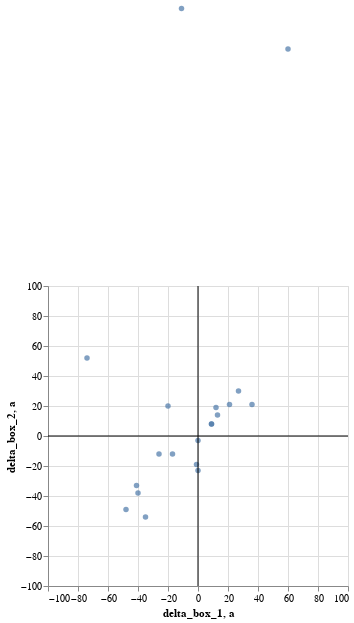

Notebook cell for this chart:
### Code cell
line_base = alt.Chart().transform_calculate(
    a = '0'
).mark_rule()
alt.Chart(stossel_df).mark_circle().encode(
    alt.X("delta_box_1:Q").scale(domain=[-100, 100]),
    alt.Y("delta_box_2:Q").scale(domain=[-100, 100])
) + line_base.encode(x='a:Q') + line_base.encode(y='a:Q')

### Figure 1 — Vega-Lite specification as saved in the notebook (floating-point values rounded to 4 significant figures)
{"config": {"view": {"continuousWidth": 300, "continuousHeight": 300}}, "layer": [{"data": {"name": "data-fd91d697a4f116ec132db7620f1d0bbb"}, "mark": {"type": "circle"}, "encoding": {"x": {"field": "delta_box_1", "scale": {"domain": [-100, 100]}, "type": "quantitative"}, "y": {"field": "delta_box_2", "scale": {"domain": [-100, 100]}, "type": "quantitative"}}}, {"data": {"name": "empty"}, "mark": {"type": "rule"}, "encoding": {"x": {"field": "a", "type": "quantitative"}}, "transform": [{"calculate": "0", "as": "a"}]}, {"data": {"name": "empty"}, "mark": {"type": "rule"}, "encoding": {"y": {"field": "a", "type": "quantitative"}}, "transform": [{"calculate": "0", "as": "a"}]}], "$schema": "https://vega.github.io/schema/vega-lite/v5.8.0.json", "datasets": {"data-fd91d697a4f116ec132db7620f1d0bbb": [{"date_time": "1/31/2023 18:45:00", "delta_box_1": null, "delta_box_2": null, "time": "2023-01-31T18:45:00"}, {"date_time": "2/1/2023 7:55", "delta_box_1": -11.0, "delta_box_2": 285.0, "time": "2023-02-01T07:55:00"}, {"date_time": "2/1/2023 16:30:00", "delta_box_1": -1.0, "delta_box_2": -19.0, "time": "2023-02-01T16:30:00"}, {"date_time": "2/2/2023 7:57:00", "delta_box_1": 34.0, "delta_box_2": null, "time": "2023-02-02T07:57:00"}, {"date_time": "2/2/2023 17:33:00", "delta_box_1": -21.0, "delta_box_2": null, "time": "2023-02-02T17:33:00"}, {"date_time": "2/2/2023 17:40:00", "delta_box_1": null, "delta_box_2": null, "time": "2023-02-02T17:40:00"}, {"date_time": "2/3/2023 7:58:00", "delta_box_1": -20.0, "delta_box_2": 20.0, "time": "2023-02-03T07:58:00"}, {"date_time": "2/3/2023 16:26:00", "delta_box_1": 0.0, "delta_box_2": -23.0, "time": "2023-02-03T16:26:00"}, {"date_time": "2/4/2023 7:55:00", "delta_box_1": 21.0, "delta_box_2": 21.0, "time": "2023-02-04T07:55:00"}, {"date_time": "2/4/2023 16:30:00", "delta_box_1": -48.0, "delta_box_2": -49.0, "time": "2023-02-04T16:30:00"}, {"date_time": "2/5/2023 8:02:00", "delta_box_1": 13.0, "delta_box_2": 14.0, "time": "2023-02-05T08:02:00"}, {"date_time": "2/6/2023 0:00", "delta_box_1": null, "delta_box_2": null, "time": "2023-02-06T00:00:00"}, {"date_time": "2/7/2023 12:28:00", "delta_box_1": null, "delta_box_2": null, "time": "2023-02-07T12:28:00"}, {"date_time": "2/7/2023 17:28:00", "delta_box_1": -35.0, "delta_box_2": -54.0, "time": "2023-02-07T17:28:00"}, {"date_time": "2/9/2023 17:00:00", "delta_box_1": null, "delta_box_2": null, "time": "2023-02-09T17:00:00"}, {"date_time": "2/10/2023 8:00:00", "delta_box_1": 12.0, "delta_box_2": 19.0, "time": "2023-02-10T08:00:00"}, {"date_time": "2/10/2023 17:30:00", "delta_box_1": -26.0, "delta_box_2": -12.0, "time": "2023-02-10T17:30:00"}, {"date_time": "2/11/2023 8:00:00", "delta_box_1": 27.0, "delta_box_2": 30.0, "time": "2023-02-11T08:00:00"}, {"date_time": "2/11/2023 17:30:00", "delta_box_1": -41.0, "delta_box_2": -33.0, "time": "2023-02-11T17:30:00"}, {"date_time": "2/12/2023 7:15:00", "delta_box_1": 0.0, "delta_box_2": -3.0, "time": "2023-02-12T07:15:00"}, {"date_time": "2/12/2023 17:10:00", "delta_box_1": -40.0, "delta_box_2": -38.0, "time": "2023-02-12T17:10:00"}, {"date_time": "2/13/2023 7:50:00", "delta_box_1": 9.0, "delta_box_2": 8.0, "time": "2023-02-13T07:50:00"}, {"date_time": "2/16/2023 17:28:00", "delta_box_1": null, "delta_box_2": null, "time": "2023-02-16T17:28:00"}, {"date_time": "2/17/2023 7:50:00", "delta_box_1": 9.0, "delta_box_2": 8.0, "time": "2023-02-17T07:50:00"}, {"date_time": "2/17/2023 17:05:00", "delta_box_1": -17.0, "delta_box_2": -12.0, "time": "2023-02-17T17:05:00"}, {"date_time": "2/18/2023 8:10:00", "delta_box_1": 36.0, "delta_box_2": 21.0, "time": "2023-02-18T08:10:00"}, {"date_time": "2/18/2023 17:35", "delta_box_1": 60.0, "delta_box_2": 258.0, "time": "2023-02-18T17:35:00"}, {"date_time": "3/2/2023 8:30", "delta_box_1": null, "delta_box_2": null, "time": "2023-03-02T08:30:00"}, {"date_time": "3/2/2023 17:30", "delta_box_1": -74.0, "delta_box_2": 52.0, "time": "2023-03-02T17:30:00"}], "empty": [{}]}}
